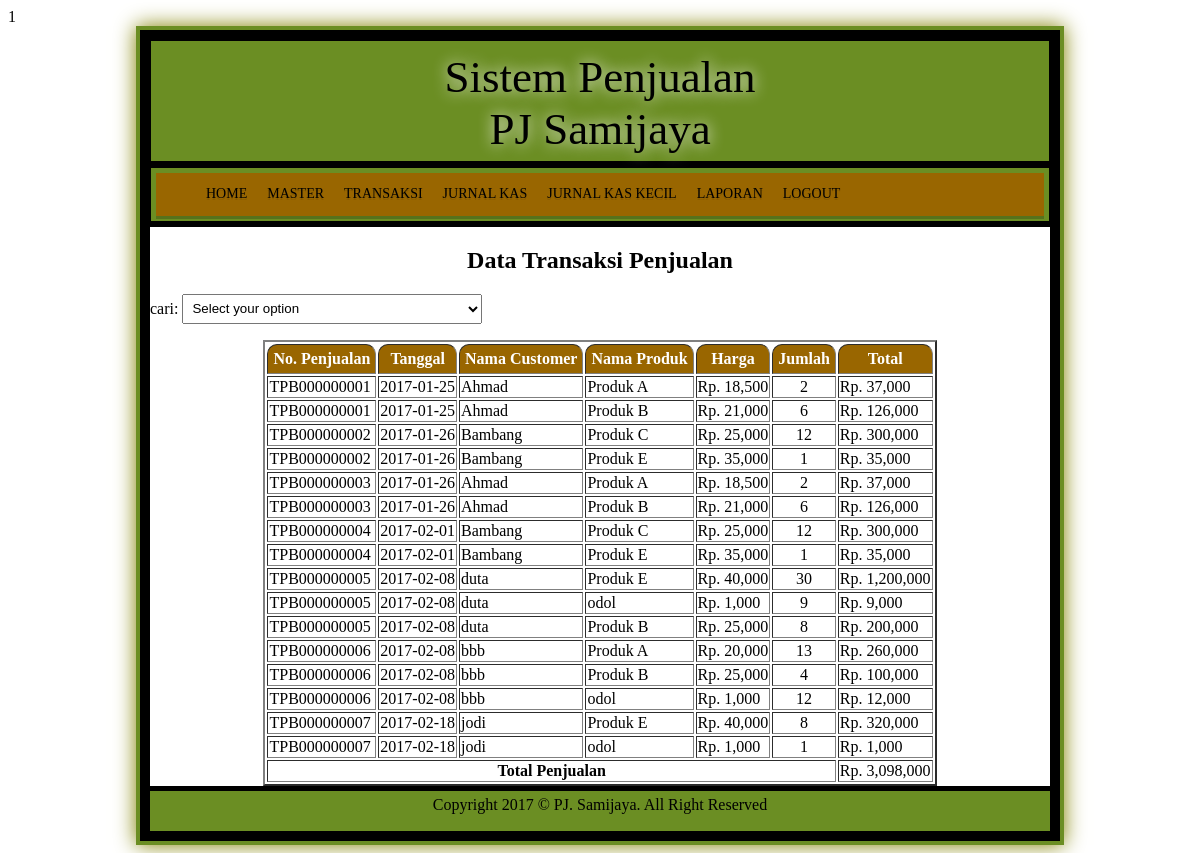
Screenshot of /home.php?page=data_jual (signed in) with the database file from the repository.
### tables this page shows
CREATE TABLE `transaksi_penjualan` (
  `id` int(11) NOT NULL,
  `no_penjualan` char(12) NOT NULL,
  `id_customer` char(5) NOT NULL,
  `id_produk` char(5) NOT NULL,
  `harga` int(12) NOT NULL,
  `jumlah` int(4) NOT NULL,
  `total` int(15) NOT NULL,
  `tgl_trans_jual` date NOT NULL
);

CREATE TABLE `customer` (
  `id_customer` char(5) NOT NULL,
  `nama_customer` varchar(30) NOT NULL,
  `alamat` varchar(50) NOT NULL,
  `telp` varchar(12) NOT NULL
);

CREATE TABLE `produk` (
  `id_produk` char(5) NOT NULL,
  `nama_produk` varchar(40) NOT NULL,
  `harga` int(12) NOT NULL,
  `stok` int(4) NOT NULL
);

### transaksi_jual/data_penjualan.php (the view, shortened to what this page needs)
<html>
<head>
</head>
<body>
<?php include "../koneksi.php" ?>
<h2 align="center">Data Transaksi Penjualan</h2>
<form method="post" action="home.php?page=cari_jual">
	cari: <select name="select" onchange="showDiv(this)">
	<option value="" disabled selected>Select your option</option>
	</select>
	</form>
<table border=2 align='center'>
		<thead>
		<tr>
		<th>No. Penjualan</th><th>Tanggal</th><th>Nama Customer</th><th>Nama Produk</th><th>Harga</th><th>Jumlah</th><th>Total</th>
		</tr>
		</thead>
<?php
      $query = "select * from transaksi_penjualan";
      $as = mysqli_query($konek, $query);
      $tot_harga=0;
      while ($data = mysqli_fetch_array($as)){
        $query1 = "select nama_customer from customer where id_customer='$data[id_customer]'";
        $as1 = mysqli_query($konek, $query1);
        $data1 = mysqli_fetch_array($as1);
        $query2 = "select nama_produk from produk where id_produk='$data[id_produk]'";
        $as2 = mysqli_query($konek, $query2);
        $data2 = mysqli_fetch_array($as2);
	echo "
		<tr>
			<td>$data[no_penjualan]</td>
			<td>$data[tgl_trans_jual]</td>
			<td>$data1[nama_customer]</td>
			<td>$data2[nama_produk]</td>";
	?>
			<td>Rp. <?php if(!empty($data[harga])){ echo number_format($data[harga],0,'.',','); } ?></td>
			<td align="center"><?php echo " $data[jumlah]"; ?></td>
			<td>Rp. <?php if(!empty($data[total])){ echo number_format($data[total],0,'.',','); } ?></td>
		<?php
			$tot_harga+=$data['total'];
		?>
		</tr>
<?php
}
?>
		<tr>
			<td colspan="6" align="center"><b>Total Penjualan</b></td>
			<td>Rp. <?php if(!empty($tot_harga)){ echo number_format($tot_harga,0,'.',','); } ?></td>
		</tr>
</table>

### style.css (style rules this page uses)
body { background : url(images/back.jpg); font-family : Poor Richard; }
table th { background : #996600; border-top-left-radius : 10px; border-top-right-radius : 10px; padding : 5px; color : white; }
select { width : 300px; height : 30px; padding : 5px; }

### rows the page displays
transaksi_penjualan: no_penjualan "TPB000000001", tgl_trans_jual "2017-01-25", id_customer.nama_customer "Ahmad", id_produk.nama_produk "Produk A", harga "18,500", jumlah "2", total "37,000"
transaksi_penjualan: no_penjualan "TPB000000001", tgl_trans_jual "2017-01-25", id_customer.nama_customer "Ahmad", id_produk.nama_produk "Produk B", harga "21,000", jumlah "6", total "126,000"
transaksi_penjualan: no_penjualan "TPB000000002", tgl_trans_jual "2017-01-26", id_customer.nama_customer "Bambang", id_produk.nama_produk "Produk C", harga "25,000", jumlah "12", total "300,000"
transaksi_penjualan: no_penjualan "TPB000000002", tgl_trans_jual "2017-01-26", id_customer.nama_customer "Bambang", id_produk.nama_produk "Produk E", harga "35,000", jumlah "1", total "35,000"
transaksi_penjualan: no_penjualan "TPB000000003", tgl_trans_jual "2017-01-26", id_customer.nama_customer "Ahmad", id_produk.nama_produk "Produk A", harga "18,500", jumlah "2", total "37,000"
transaksi_penjualan: no_penjualan "TPB000000003", tgl_trans_jual "2017-01-26", id_customer.nama_customer "Ahmad", id_produk.nama_produk "Produk B", harga "21,000", jumlah "6", total "126,000"
transaksi_penjualan: no_penjualan "TPB000000004", tgl_trans_jual "2017-02-01", id_customer.nama_customer "Bambang", id_produk.nama_produk "Produk C", harga "25,000", jumlah "12", total "300,000"
transaksi_penjualan: no_penjualan "TPB000000004", tgl_trans_jual "2017-02-01", id_customer.nama_customer "Bambang", id_produk.nama_produk "Produk E", harga "35,000", jumlah "1", total "35,000"
transaksi_penjualan: no_penjualan "TPB000000005", tgl_trans_jual "2017-02-08", id_customer.nama_customer "duta", id_produk.nama_produk "Produk E", harga "40,000", jumlah "30", total "1,200,000"
transaksi_penjualan: no_penjualan "TPB000000005", tgl_trans_jual "2017-02-08", id_customer.nama_customer "duta", id_produk.nama_produk "odol", harga "1,000", jumlah "9", total "9,000"
transaksi_penjualan: no_penjualan "TPB000000005", tgl_trans_jual "2017-02-08", id_customer.nama_customer "duta", id_produk.nama_produk "Produk B", harga "25,000", jumlah "8", total "200,000"
transaksi_penjualan: no_penjualan "TPB000000006", tgl_trans_jual "2017-02-08", id_customer.nama_customer "bbb", id_produk.nama_produk "Produk A", harga "20,000", jumlah "13", total "260,000"
transaksi_penjualan: no_penjualan "TPB000000006", tgl_trans_jual "2017-02-08", id_customer.nama_customer "bbb", id_produk.nama_produk "Produk B", harga "25,000", jumlah "4", total "100,000"
transaksi_penjualan: no_penjualan "TPB000000006", tgl_trans_jual "2017-02-08", id_customer.nama_customer "bbb", id_produk.nama_produk "odol", harga "1,000", jumlah "12", total "12,000"
transaksi_penjualan: no_penjualan "TPB000000007", tgl_trans_jual "2017-02-18", id_customer.nama_customer "jodi", id_produk.nama_produk "Produk E", harga "40,000", jumlah "8", total "320,000"
transaksi_penjualan: no_penjualan "TPB000000007", tgl_trans_jual "2017-02-18", id_customer.nama_customer "jodi", id_produk.nama_produk "odol", harga "1,000", jumlah "1", total "1,000"

### other values shown
$tot_harga "3,098,000"
